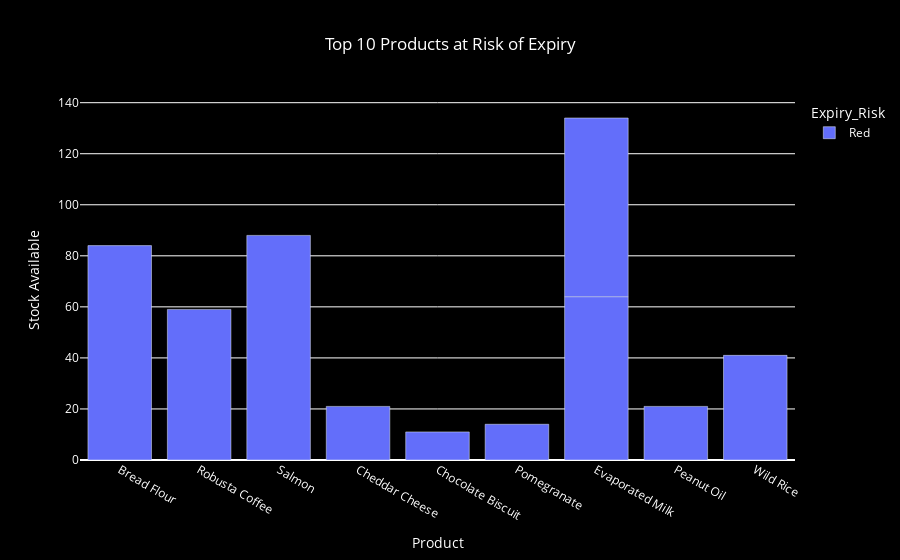

The cell this chart's notebook holds for it:
### Markdown cell above
## 16. Analysis: Expiry Risk

### Code cell
import plotly.express as px

# Assuming analyze_expiry_risk() is already defined and used
expiry_risk = analyze_expiry_risk(df_processed)

if expiry_risk is not None:
    # Display the number of products at risk of expiry
    print(f"Found {len(expiry_risk)} products at risk of expiry")
    
    # Create an interactive bar chart for the top 10 products at risk of expiry
    fig = px.bar(expiry_risk.head(10),
                 x='Product_Name',
                 y='Stock_On_Hand',
                 color='Expiry_Risk',
                 hover_data=['Product_Category', 'Days_To_Expiry', 'Unit_Price'],
                 title='Top 10 Products at Risk of Expiry',
                 labels={'Product_Name': 'Product', 'Stock_On_Hand': 'Stock Available'},
                 color_continuous_scale='reds')  # Use red color scale for urgency
    
    fig.update_layout(
        plot_bgcolor='black',
        paper_bgcolor='black',
        font=dict(color="white"),
        title_x=0.5
    )
    
    # Show the interactive plot
    fig.show()
    
    # Displaying the first 10 products at risk of expiry in a tabular format
    print(expiry_risk[['Product_Name', 'Product_Category', 'Stock_On_Hand', 'Days_To_Expiry', 'Expiry_Risk', 'Unit_Price']].head(10))
else:
    print("No expiry data available")

### Figure 1 — Plotly figure (JSON) as saved in the notebook; plotly's stock layout.template omitted (floating-point values rounded to 4 significant figures)
{"data": [{"customdata": [["Grains & Pulses", -415, 1.5], ["Beverages", -415, 10.3], ["Seafood", -415, 15], ["Dairy", -415, 9], ["Bakery", -415, 5], ["Fruits & Vegetables", -413, 6], ["Dairy", -413, 2], ["Dairy", -411, 2], ["Oils & Fats", -411, 4], ["Grains & Pulses", -411, 9.75]], "hovertemplate": "Expiry_Risk=Red<br>Product=%{x}<br>Stock Available=%{y}<br>Product_Category=%{customdata[0]}<br>Days_To_Expiry=%{customdata[1]}<br>Unit_Price=%{customdata[2]}<extra></extra>", "legendgroup": "Red", "marker": {"color": "#636efa", "pattern": {"shape": ""}}, "name": "Red", "orientation": "v", "showlegend": true, "textposition": "auto", "type": "bar", "x": ["Bread Flour", "Robusta Coffee", "Salmon", "Cheddar Cheese", "Chocolate Biscuit", "Pomegranate", "Evaporated Milk", "Evaporated Milk", "Peanut Oil", "Wild Rice"], "xaxis": "x", "y": [84.0, 59.0, 88.0, 21.0, 11.0, 14.0, 64.0, 70.0, 21.0, 41.0], "yaxis": "y"}], "layout": {"barmode": "relative", "font": {"color": "white"}, "legend": {"title": {"text": "Expiry_Risk"}, "tracegroupgap": 0}, "paper_bgcolor": "black", "plot_bgcolor": "black", "title": {"text": "Top 10 Products at Risk of Expiry", "x": 0.5}, "xaxis": {"anchor": "y", "domain": [0, 1], "title": {"text": "Product"}}, "yaxis": {"anchor": "x", "domain": [0, 1], "title": {"text": "Stock Available"}}}}
